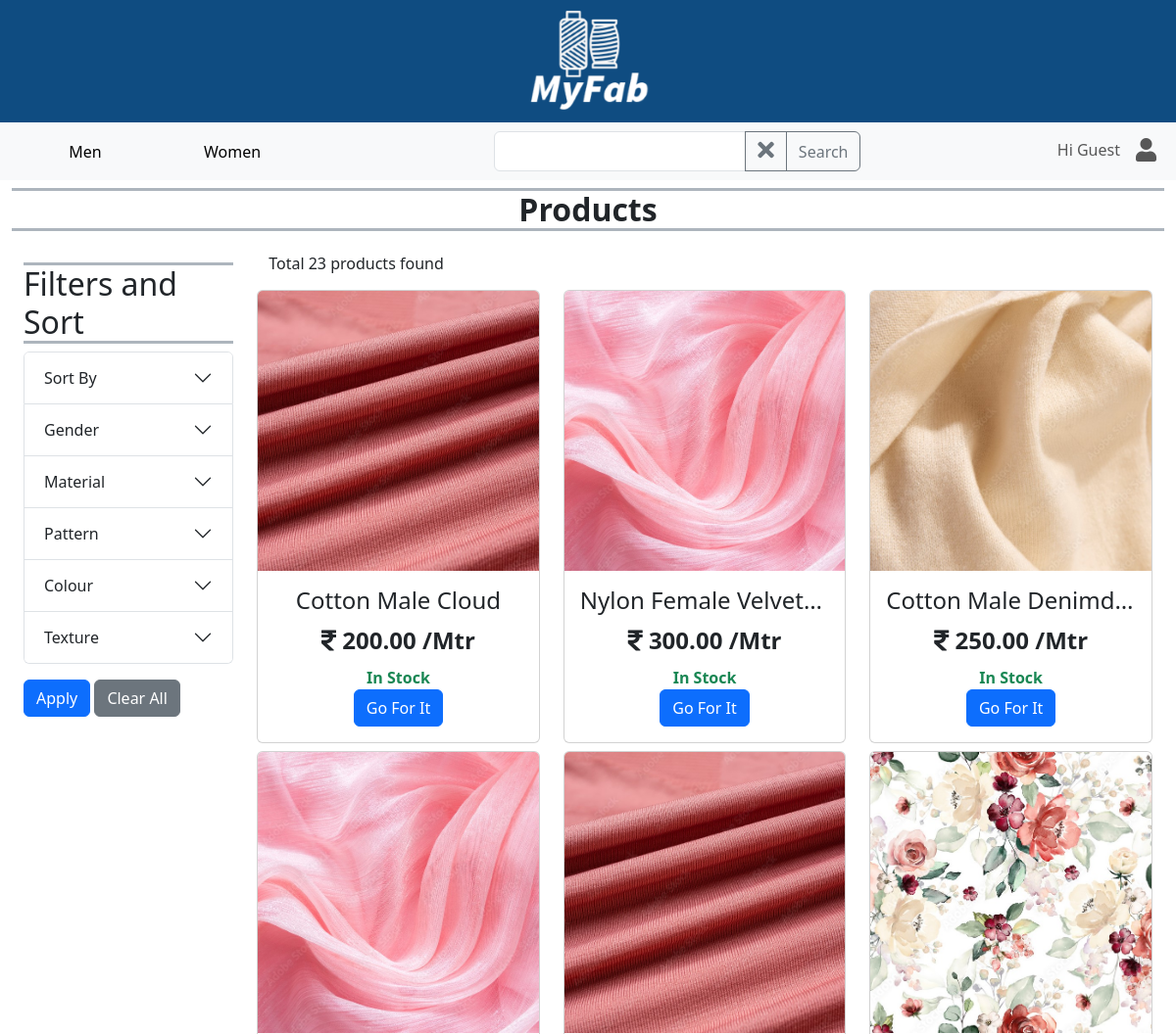
Page /main/products/ (upper part) on the earlier database version.
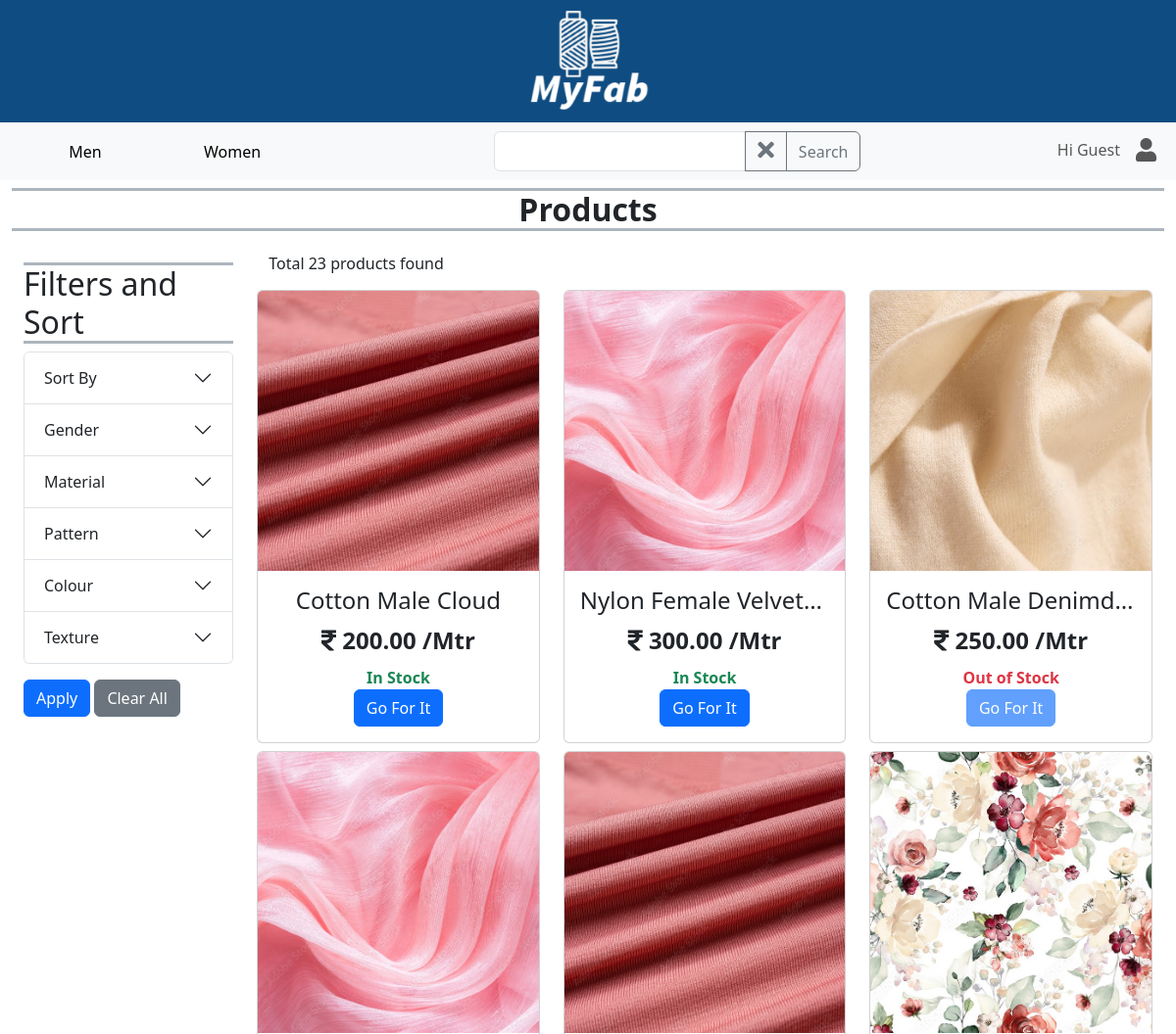
Same page on the later database version.
### main/models.py (models this page shows, shortened)
class Product(models.Model):
    name = models.CharField(max_length=255, unique=True, blank=False, null=False)
    price = models.DecimalField(max_digits=10, decimal_places=2, default=0, validators=[MinValueValidator(0)])
    image = models.ImageField(upload_to='images/products')
    description = models.TextField(blank=True)
    qty = models.DecimalField(max_digits=10, decimal_places=2, default=0, validators=[MinValueValidator(0)])
    add_date = models.DateField(auto_now_add=True)
    is_active = models.BooleanField(default=True)
    usages = models.ManyToManyField(Usage)
    category_choices = models.ManyToManyField(CategoryChoice)

### main/views.py (the view, shortened to what this page needs)
# urls.py: path('main/products/', ProductPage.as_view(), name = 'products'),
class ProductPage(View):
    def get(self, request):
        order_create_msg = request.session.pop('order_create_msg', None)
        products = Product.objects.all()
        search_query = request.GET.get('search', None)
        if search_query:
            products = products.filter(Q(name__icontains=search_query))
        selected_choices = request.GET.getlist('choice', None)
        selected_category_choice_dict = {}
        if selected_category_choice_dict:
            for selected_category, choices in selected_category_choice_dict.items():
                q_obj = Q()
                for choice in choices:
                    q_obj |= Q(category_choices__name=choice)
                products = products.filter(q_obj)
        product_count = products.count()
        sort_by = request.GET.get('sort', None)
        if sort_by == 'newest':
            products = products.order_by('-add_date')
        elif sort_by == 'name_asc':
            products = products.order_by(Lower('name'))
        elif sort_by == 'name_dsc':
            products = products.order_by(Lower('name')).reverse()
        elif sort_by == 'lowest':
            products = products.order_by('price')
        elif sort_by == 'highest':
            products = products.order_by('-price')
        paginator = Paginator(products, 9)
        page_number = request.GET.get('page')
        try:
            paged_products = paginator.page(page_number)
        except PageNotAnInteger:
            paged_products = paginator.page(1)
        except EmptyPage:
            paged_products = paginator.page(paginator.num_pages)
        categories = Category.objects.all()
        category_choice_dict = {}
        for category in categories:
            choice_obj = CategoryChoice.objects.filter(category=category)
            choices_list = [choice.name for choice in choice_obj]
            category_choice_dict[category.name] = choices_list
        user= request.user
        if user.is_authenticated:
            cart_items = Cart.objects.filter(customer_id=user)
            cart_count = cart_items.count()
            total_price = cart_items.aggregate(total_price=Sum('price'))['total_price'] or 0
        else:
            cart_items = []
            cart_count = 0
            total_price = 0
        context = {
                    'products': paged_products,
                    'product_count': product_count,
                    'category_choice_dict': category_choice_dict,
                    'selected_choices': selected_choices,
                    'sort_by': sort_by,
                    'search_query': search_query,
                    'cart_items': cart_items,
                    'cart_count': cart_count,
                    'total_price': total_price,
                    'order_create_msg': order_create_msg,
                   }
        return render(request, 'products.html', context)

### templates/products.html (shortened to what the changed rows need)
{% extends 'base.html' %}
{% load static %}
{% load custom_filters %}
{% block content %}
    <section class="container-fluid prod-sec-flex-container d-flex my-2">
        <div class="container filter-sec w-25 my-4">
            <div class="accordion d-none d-lg-block" id="filterAccordion">
                <form action="" method="get">
                    <div class="accordion-item">
                        <h2 class="accordion-header" id="sortHeading">
                            <button class="accordion-button collapsed" type="button" data-bs-toggle="collapse" data-bs-target="#sortCollapse" aria-expanded="false" aria-controls="sortCollapse">
                                Sort By
                            </button>
                        </h2>
                    </div>
                    {% for category, choices in category_choice_dict.items %}
                    <div class="accordion-item">
                        <h2 class="accordion-header" id="category1Heading">
                            <button class="accordion-button collapsed" type="button" data-bs-toggle="collapse" data-bs-target="#{{category}}Collapse" aria-expanded="false" aria-controls="{{category}}Collapse">
                                {{category|title}}
                            </button>
                        </h2>
                    </div>
                    {% endfor %}
                </form>
            </div>
        </div>
        <div class="container grid-container text-center my-3">
            <div class="row row-cols-1 row-cols-sm-2 row-cols-md-3">
                {% for product in products %}
                <div class="col mt-2">
                    <div class="card" >
                        <img src="{{ product.image.url }}" class="card-img-top" alt="{{product.name}}-img">
                        <div class="card-body">
                        <h4 class="card-title text-truncate">{{product.name|title}}</h4>
                        <p class="card-text fw-bold fs-4 my-2"><i class="fa">&#xf156;</i>  {{product.price}} /Mtr</p>
                        <div class="my-0">
                            {% if product.qty > 25 %}
                            <p class="text-success fw-bold my-0">In Stock</p>
                            {% elif product.qty > 3 %}
                            <p class="text-warning fw-bold my-0">Limited Stock</p>
                            {% else %}
                            <p class="text-danger fw-bold my-0">Out of Stock</p>
                            {% endif %}
                        </div>
                        <a href="{% url 'main:product_details' product.id %}"
                            class="btn btn-primary {% if product.qty < 3 %}disabled{% endif %}">
                            Go For It
                        </a>
                        </div>
                    </div>
                </div>
                {% endfor %}
            </div>
        </div>
    </section>
{% endblock %}

Differences in the rows shown:
changed Product "Cotton Male Denimd…": qty "In Stock" → "Out of Stock"
